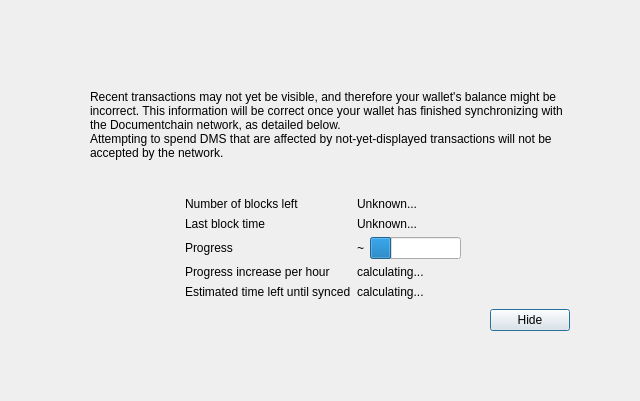
<?xml version="1.0" encoding="UTF-8"?>
<ui version="4.0">
 <class>ModalOverlay</class>
 <widget class="ModalOverlay" name="ModalOverlay">
  <property name="geometry">
   <rect>
    <x>0</x>
    <y>0</y>
    <width>640</width>
    <height>401</height>
   </rect>
  </property>
  <property name="windowTitle">
   <string>Form</string>
  </property>
  <layout class="QVBoxLayout" name="verticalLayout" stretch="0">
   <property name="sizeConstraint">
    <enum>QLayout::SetDefaultConstraint</enum>
   </property>
   <property name="leftMargin">
    <number>0</number>
   </property>
   <property name="topMargin">
    <number>0</number>
   </property>
   <property name="rightMargin">
    <number>0</number>
   </property>
   <property name="bottomMargin">
    <number>0</number>
   </property>
   <item>
    <widget class="QWidget" name="bgWidget" native="true">
     <property name="styleSheet">
      <string notr="true"/>
     </property>
     <layout class="QVBoxLayout" name="verticalLayoutMain" stretch="0">
      <property name="leftMargin">
       <number>60</number>
      </property>
      <property name="topMargin">
       <number>60</number>
      </property>
      <property name="rightMargin">
       <number>60</number>
      </property>
      <property name="bottomMargin">
       <number>60</number>
      </property>
      <item>
       <widget class="QWidget" name="contentWidget" native="true">
        <property name="styleSheet">
         <string notr="true"/>
        </property>
        <layout class="QVBoxLayout" name="verticalLayoutSub" stretch="1,0,0,0,0">
         <property name="spacing">
          <number>0</number>
         </property>
         <property name="leftMargin">
          <number>10</number>
         </property>
         <property name="topMargin">
          <number>10</number>
         </property>
         <property name="rightMargin">
          <number>10</number>
         </property>
         <property name="bottomMargin">
          <number>10</number>
         </property>
         <item>
          <layout class="QHBoxLayout" name="horizontalLayoutIconText" stretch="0,1">
           <property name="topMargin">
            <number>20</number>
           </property>
           <item>
            <layout class="QVBoxLayout" name="verticalLayoutIcon">
             <property name="leftMargin">
              <number>0</number>
             </property>
             <item>
              <widget class="QLabel" name="warningIcon">
               <property name="text">
                <string/>
               </property>
              </widget>
             </item>
             <item>
              <spacer name="verticalSpacerWarningIcon">
               <property name="orientation">
                <enum>Qt::Vertical</enum>
               </property>
               <property name="sizeHint" stdset="0">
                <size>
                 <width>20</width>
                 <height>40</height>
                </size>
               </property>
              </spacer>
             </item>
            </layout>
           </item>
           <item>
            <layout class="QVBoxLayout" name="verticalLayoutInfoText">
             <property name="leftMargin">
              <number>0</number>
             </property>
             <property name="topMargin">
              <number>0</number>
             </property>
             <item>
              <widget class="QLabel" name="infoText">
               <property name="text">
                <string>Recent transactions may not yet be visible, and therefore your wallet's balance might be incorrect. This information will be correct once your wallet has finished synchronizing with the Documentchain network, as detailed below.</string>
               </property>
               <property name="textFormat">
                <enum>Qt::RichText</enum>
               </property>
               <property name="wordWrap">
                <bool>true</bool>
               </property>
              </widget>
             </item>
             <item>
              <widget class="QLabel" name="infoTextStrong">
               <property name="text">
                <string>Attempting to spend DMS that are affected by not-yet-displayed transactions will not be accepted by the network.</string>
               </property>
               <property name="textFormat">
                <enum>Qt::RichText</enum>
               </property>
               <property name="wordWrap">
                <bool>true</bool>
               </property>
              </widget>
             </item>
             <item>
              <spacer name="verticalSpacerInTextSpace">
               <property name="orientation">
                <enum>Qt::Vertical</enum>
               </property>
               <property name="sizeHint" stdset="0">
                <size>
                 <width>20</width>
                 <height>40</height>
                </size>
               </property>
              </spacer>
             </item>
            </layout>
           </item>
          </layout>
         </item>
         <item>
          <spacer name="verticalSpacerAfterText">
           <property name="orientation">
            <enum>Qt::Vertical</enum>
           </property>
           <property name="sizeHint" stdset="0">
            <size>
             <width>20</width>
             <height>40</height>
            </size>
           </property>
          </spacer>
         </item>
         <item>
          <layout class="QFormLayout" name="formLayout">
           <property name="fieldGrowthPolicy">
            <enum>QFormLayout::FieldsStayAtSizeHint</enum>
           </property>
           <property name="formAlignment">
            <set>Qt::AlignHCenter|Qt::AlignTop</set>
           </property>
           <property name="horizontalSpacing">
            <number>6</number>
           </property>
           <property name="verticalSpacing">
            <number>6</number>
           </property>
           <property name="topMargin">
            <number>10</number>
           </property>
           <item row="0" column="0">
            <widget class="QLabel" name="labelNumberOfBlocksLeft">
             <property name="text">
              <string>Number of blocks left</string>
             </property>
            </widget>
           </item>
           <item row="0" column="1">
            <widget class="QLabel" name="numberOfBlocksLeft">
             <property name="text">
              <string>Unknown...</string>
             </property>
            </widget>
           </item>
           <item row="1" column="0">
            <widget class="QLabel" name="labelLastBlockTime">
             <property name="text">
              <string>Last block time</string>
             </property>
            </widget>
           </item>
           <item row="1" column="1">
            <widget class="QLabel" name="newestBlockDate">
             <property name="sizePolicy">
              <sizepolicy hsizetype="Maximum" vsizetype="Preferred">
               <horstretch>0</horstretch>
               <verstretch>0</verstretch>
              </sizepolicy>
             </property>
             <property name="text">
              <string>Unknown...</string>
             </property>
            </widget>
           </item>
           <item row="2" column="0">
            <widget class="QLabel" name="labelSyncDone">
             <property name="text">
              <string>Progress</string>
             </property>
            </widget>
           </item>
           <item row="2" column="1">
            <layout class="QHBoxLayout" name="horizontalLayoutSync" stretch="0,1">
             <item>
              <widget class="QLabel" name="percentageProgress">
               <property name="text">
                <string notr="true">~</string>
               </property>
              </widget>
             </item>
             <item>
              <widget class="QProgressBar" name="progressBar">
               <property name="value">
                <number>24</number>
               </property>
               <property name="format">
                <string/>
               </property>
              </widget>
             </item>
            </layout>
           </item>
           <item row="4" column="0">
            <widget class="QLabel" name="labelProgressIncrease">
             <property name="text">
              <string>Progress increase per hour</string>
             </property>
            </widget>
           </item>
           <item row="4" column="1">
            <widget class="QLabel" name="progressIncreasePerH">
             <property name="text">
              <string>calculating...</string>
             </property>
            </widget>
           </item>
           <item row="5" column="0">
            <widget class="QLabel" name="labelEstimatedTimeLeft">
             <property name="text">
              <string>Estimated time left until synced</string>
             </property>
            </widget>
           </item>
           <item row="5" column="1">
            <widget class="QLabel" name="expectedTimeLeft">
             <property name="text">
              <string>calculating...</string>
             </property>
            </widget>
           </item>
          </layout>
         </item>
         <item>
          <layout class="QHBoxLayout" name="horizontalLayoutButtons">
           <property name="leftMargin">
            <number>10</number>
           </property>
           <property name="topMargin">
            <number>10</number>
           </property>
           <item>
            <spacer name="horizontalSpacer">
             <property name="orientation">
              <enum>Qt::Horizontal</enum>
             </property>
             <property name="sizeHint" stdset="0">
              <size>
               <width>40</width>
               <height>20</height>
              </size>
             </property>
            </spacer>
           </item>
           <item>
            <widget class="QPushButton" name="closeButton">
             <property name="text">
              <string>Hide</string>
             </property>
             <property name="focusPolicy">
              <enum>Qt::StrongFocus</enum>
             </property>
             <property name="default">
              <bool>true</bool>
             </property>
            </widget>
           </item>
          </layout>
         </item>
         <item>
          <layout class="QVBoxLayout" name="verticalLayout_2">
           <item>
            <spacer name="verticalSpacer">
             <property name="orientation">
              <enum>Qt::Vertical</enum>
             </property>
             <property name="sizeHint" stdset="0">
              <size>
               <width>20</width>
               <height>40</height>
              </size>
             </property>
            </spacer>
           </item>
          </layout>
         </item>
        </layout>
       </widget>
      </item>
     </layout>
    </widget>
   </item>
  </layout>
 </widget>
 <customwidgets>
  <customwidget>
   <class>ModalOverlay</class>
   <extends>QWidget</extends>
   <header>qt/modaloverlay.h</header>
   <container>1</container>
  </customwidget>
 </customwidgets>
 <resources/>
 <connections/>
</ui>
